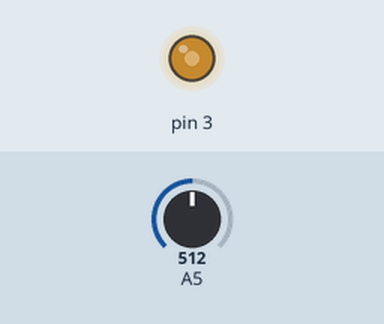
The sketch below on a simulated Arduino Uno, built with avr-gcc and run on an emulated ATmega328P. Parts: output pins drawn as LEDs (lit = HIGH). The inputs (shaded band) are chosen by the test bench; at power-on: A5 = 512.

Above: at 1.2 s.
1.3 s: A5 set to 716
At 2.5 s:
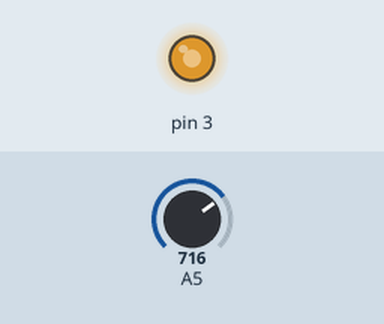
2.8 s: A5 set to 900
At 3.8 s:
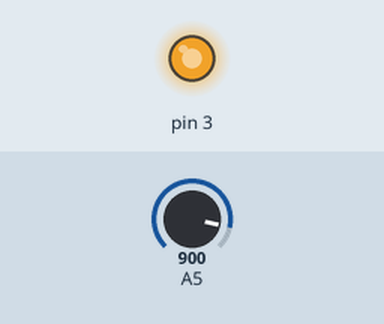
4.3 s: A5 set to 122
At 5.0 s:
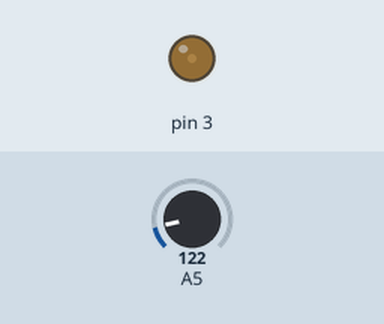
5.8 s: A5 set to 0
At 6.1 s:
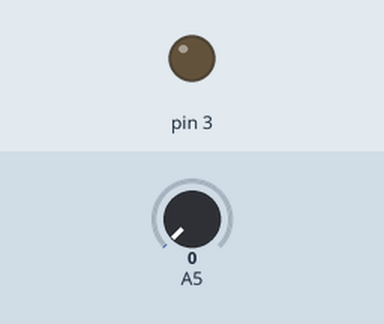
7.3 s: A5 set to 511
At 8.5 s:
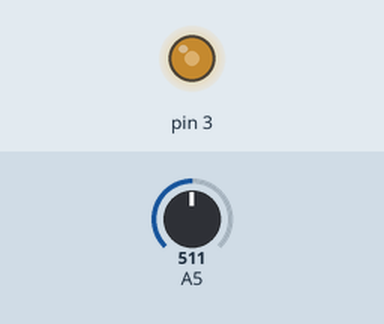
Timing chart, 0 to 9.8 s (numbered marks = the images above; inputs shaded):
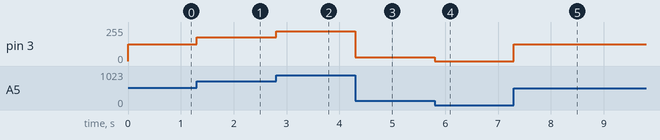

The sketch:

Pr_tica_5.2_.ino
```cpp
void setup()
{
  analogReference(EXTERNAL);
  // Configura a referência para as leituras analógicas se baseando na tensão conectada ao pino AREF.

}

void loop()
{
    int valorPot = analogRead(A5);
  // Lê o pino analógico de entrada A5 e é transformado em uma função inteira.

    int ValorFinal = map(valorPot, 0, 1023, 0, 255);
  // Mapeia para 0 a 255 em uma função inteira.

    analogWrite(3, ValorFinal);
  // Liga o LED com a variação do potenciômetro.

}
```

Measured:
- after the input at 1.3 s, pin 3: 127/255 → 178/255 at once
- after the input at 2.8 s, pin 3: 178/255 → 224/255 at once
- after the input at 4.3 s, pin 3: 224/255 → 30/255 at once
- after the input at 5.8 s, pin 3: 30/255 → 0/255 at once
- after the input at 7.3 s, pin 3: 0/255 → 127/255 at once
